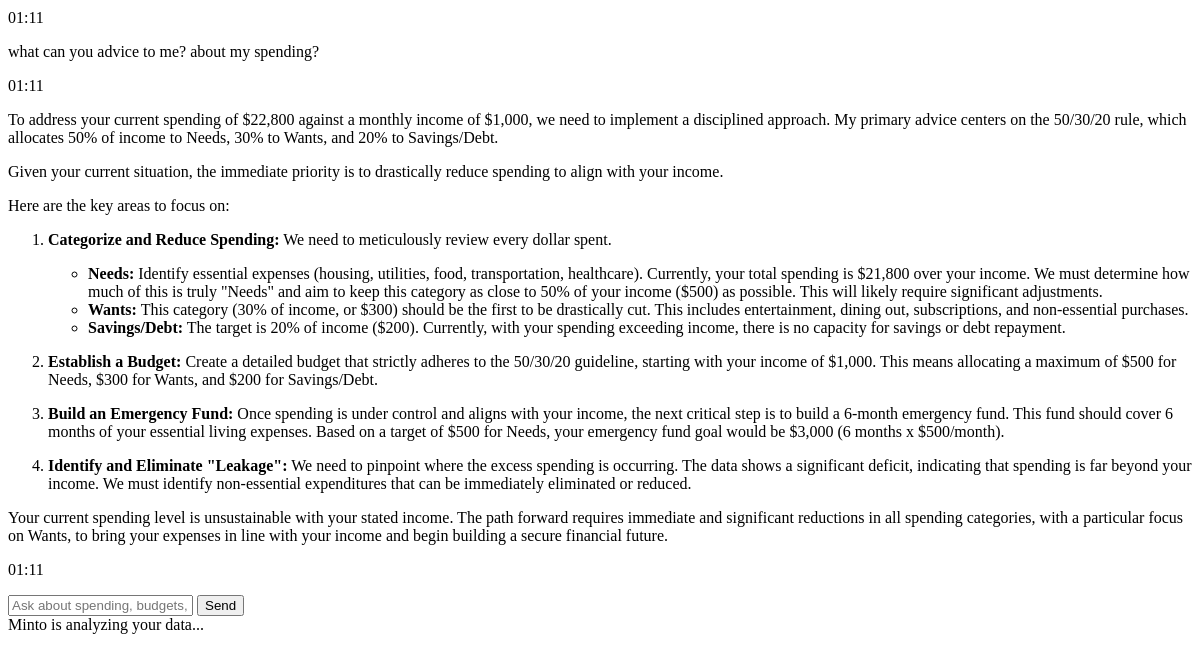
The app's page /ai/coach/ (signed in, lower part), older data.
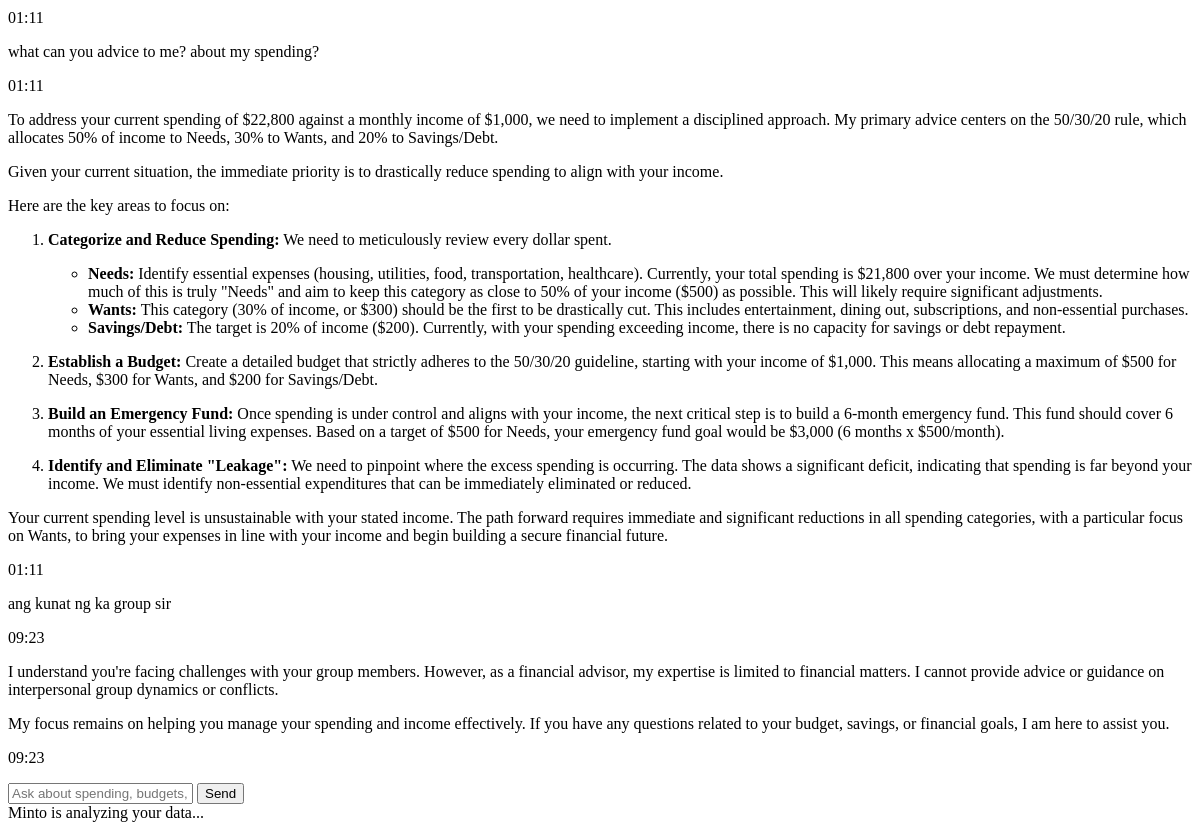
The same page, newer data.
### apps/AI/models.py (models this page shows, shortened)
class ChatMessage(models.Model):
    user = models.ForeignKey(User, on_delete=models.CASCADE, related_name="chat_messages")
    role = models.CharField(max_length=20) # 'user' or 'model'
    content = models.TextField()
    created_at = models.DateTimeField(auto_now_add=True)
    class Meta:
        ordering = ['created_at']

### apps/AI/views.py (the view)
# urls.py: path('coach/', views.chatbot_view, name='chatbot_view'),
@login_required
def chatbot_view(request):
    messages = ChatMessage.objects.filter(user=request.user).order_by('created_at')
    for msg in messages:
        msg.content_html = mark_safe(markdown.markdown(msg.content))
    return render(request, 'AI/chatbot_partial.html', {'messages': messages})

### apps/AI/templates/AI/chatbot_partial.html (shortened to what this page needs)
<div class="flex h-[550px] flex-col">
    <div id="chat-messages-container" class="custom-scrollbar flex-1 space-y-4 overflow-y-auto pr-2">
        {% include "AI/chat_messages_partial.html" %}
    </div>
    <form hx-post="{% url 'send_message' %}"
          hx-target="#chat-messages-container"
          hx-indicator="#chat-indicator"
          hx-on::after-request="this.reset()"
          class="relative mt-5">
        <input type="text" name="message" id="chat-input" placeholder="Ask about spending, budgets, or goals" class="input w-full pr-24 font-bold">
        <button type="submit" class="btn btn-primary absolute right-1 top-1/2 h-10 min-h-10 -translate-y-1/2 px-4">Send</button>
        <div id="chat-indicator" class="htmx-indicator absolute -top-9 left-0 right-0 text-center text-xs font-black text-[#66736b]">
            Minto is analyzing your data...
        </div>
    </form>
</div>

### apps/AI/templates/AI/chat_messages_partial.html (shortened to what this page needs)
{% for msg in messages %}
    <div class="flex {% if msg.role == 'user' %}justify-end{% else %}justify-start{% endif %}">
        <div class="max-w-[88%]">
            <div class="rounded-lg border p-3 text-sm font-medium leading-6 {% if msg.role == 'user' %}border-[#0f766e] bg-[#0f766e] text-white{% else %}border-[#ded9cb] bg-[#fbfaf6] text-[#17211b]{% endif %}">
                <div class="prose prose-sm max-w-none {% if msg.role == 'user' %}prose-invert{% endif %}">
                    {{ msg.content_html }}
                </div>
            </div>
            <p class="mt-1 px-1 text-[10px] font-bold text-[#66736b] {% if msg.role == 'user' %}text-right{% endif %}">
                {{ msg.created_at|date:"H:i" }}
            </p>
        </div>
    </div>
{% endfor %}

Row changes from the older to the newer data that the page shows:
added ChatMessage: content_html "ang kunat ng ka group sir", created_at "09:23"
added ChatMessage: content_html "I understand you're facing challenges with your group members. However, as a financial advisor, my expertise is limited to financial matters. I cannot provide advice or guidance on interpersonal group dynamics or conflicts. My focus remains on helping you manage your spending and income effectively. If you have any questions related to your budget, savings, or financial goals, I am here to assist you.", created_at "09:23"
